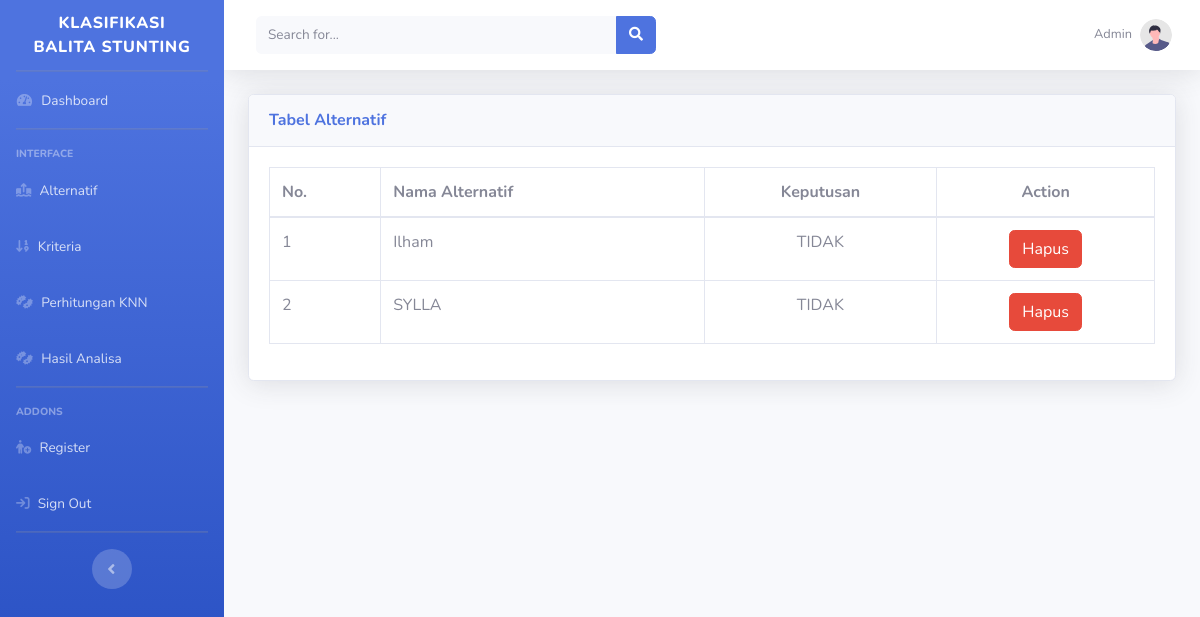
Page /admin/hasil.php (signed in) on the earlier database version.
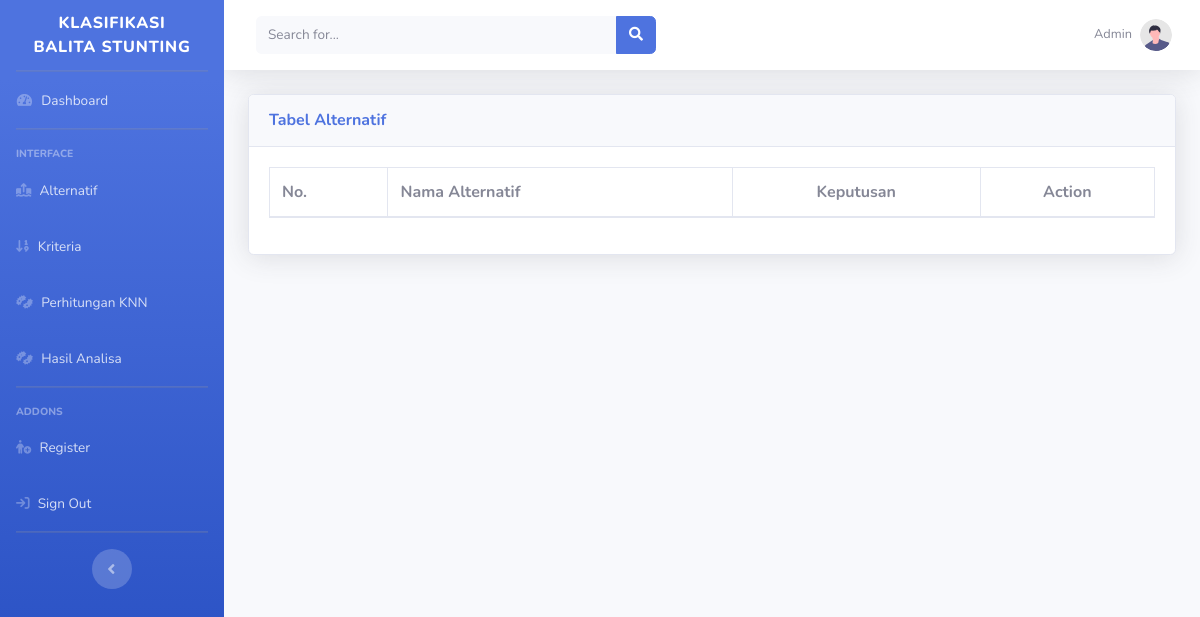
Same page on the later database version.
### tables this page shows
CREATE TABLE `tb_hasil` (
  `id_hasil` int(11) NOT NULL,
  `nama_alternatif` varchar(50) NOT NULL,
  `keputusan_training` varchar(50) NOT NULL
);

### admin/hasil.php (the view)
<?php
include 'header.php';
?>
<div class='card shadow mb-2'>
    <div class='card-header py-3'>
        <h6 class='m-0 font-weight-bold text-primary'>Tabel Alternatif</h6>
    </div>
    <div class='card-body'>
        <div class='table-responsive'>
            <table class='table table-bordered' id='dataTable' width='100%' cellspacing='0'>
                <thead>
                    <tr>
                        <th>No.</th>
                        <th>Nama Alternatif</th>
                        <th class="text-center">Keputusan</th>
                        <th class="text-center">Action</th>
                    </tr>
                </thead>
                <tbody>
                    <?php
$data = mysqli_query($db, "SELECT * FROM tb_hasil ORDER BY id_hasil asc");
$no = 1;
while ($a = mysqli_fetch_array($data)) {
    ?>
                    <tr>
                        <td><?=$no++;?></td>
                        <td><?=$a['nama_alternatif'];?></td>
                        <td class="text-center"><?=$a['keputusan_training'];?></td>
                        <td class="text-center">
                            <a href="hasil-hapus.php?id_hasil=<?=$a['id_hasil'];?>&proses=proseshapus"
                                class="btn btn-danger">Hapus</a>
                        </td>
                    </tr>
                    <?php
}
?>
                </tbody>
            </table>
        </div>
    </div>
</div>
</div>
<?php
include 'footer.php';
?>

Differences in the rows shown:
removed tb_hasil: nama_alternatif "Ilham", keputusan_training "TIDAK"
removed tb_hasil: nama_alternatif "SYLLA", keputusan_training "TIDAK"
